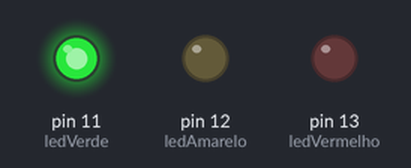
A sketch run on a simulated Arduino Uno, built with avr-gcc and run on an emulated ATmega328P. Parts: output pins drawn as LEDs (lit = HIGH).

Above: at 1.5 s.
At 4.2 s:
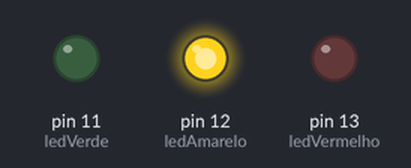
At 5.7 s:
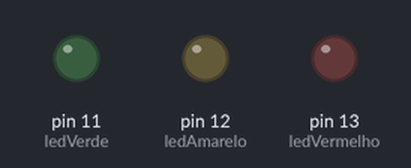
At 7.5 s:
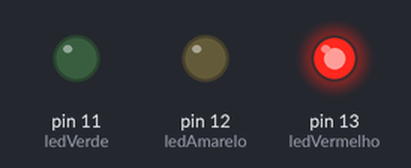
Timing chart, 0 to 11.7 s (numbered marks = the images above):
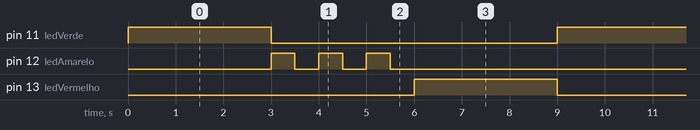

The sketch:

neat_hango1.ino
```cpp
// Atividade 3: Semáforo de Trânsito
int ledVermelho = 13;
int ledAmarelo = 12;
int ledVerde = 11;

void setup() {
  pinMode(ledVermelho, OUTPUT);
  pinMode(ledAmarelo, OUTPUT);
  pinMode(ledVerde, OUTPUT);
}

void loop() {
  // LED verde aceso por 3 segundos
  digitalWrite(ledVerde, HIGH);
  delay(3000);
  digitalWrite(ledVerde, LOW);

  // LED amarelo pisca 3 vezes
  for (int i = 0; i < 3; i++) {
    digitalWrite(ledAmarelo, HIGH);
    delay(500);
    digitalWrite(ledAmarelo, LOW);
    delay(500);
  }

  // LED vermelho aceso por 3 segundos
  digitalWrite(ledVermelho, HIGH);
  delay(3000);
  digitalWrite(ledVermelho, LOW);

  // O ciclo recomeça automaticamente
}
```

Measured:
- by itself, pin 11 (ledVerde), pin 13 (ledVermelho): alternates HIGH for 3.0 s and LOW for 6.0 s
- by itself, pin 12 (ledAmarelo): repeats every 9.0 s: 2 × (LOW 0.50 s, HIGH 0.50 s), LOW 6.5 s, HIGH 0.50 s
- by itself, everything shown: repeats every 9.0 s, in 9 steps
